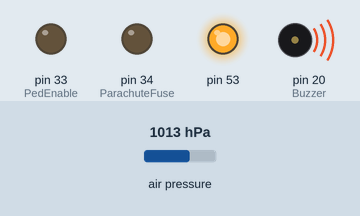
Bench run of a sketch on a simulated Arduino Mega 2560, built with avr-gcc and run on an emulated ATmega2560. Parts: output pins drawn as LEDs (lit = HIGH), buzzer (waves = sounding, pin HIGH). The test bench sets the inputs (shaded band); at power-on: air pressure 1013 hPa. What the sketch prints to the serial monitor is not drawn.

Above: at 0.01 s.
At 3.2 s:
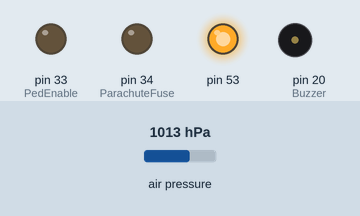
3.3 s: air pressure set to 1025 hPa
Timing chart, 0 to 6.3 s (numbered marks = the images above; inputs shaded):
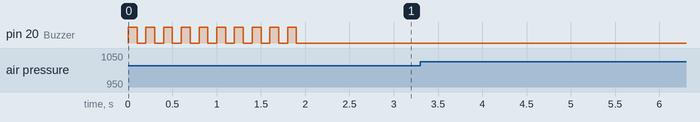

Measured:
- after the input at 3.3 s, every drawn part: stays the same

The sketch:

v1.0.ino
```cpp
#include <Adafruit_BMP280.h>      // For bmp280
#include <SPI.h>                  // For W25Q32 FlashMemory

#define PedSignal 35
#define ParachuteFuse 34
#define PedEnable 33
#define LiftOffCheck 23
#define Buzzer 20
#define FlightRecorderCS 15       // For W25Q32 FlashMemory

struct RecordStruct {             // For W25Q32 FlashMemory
  uint32_t timeFromStart;
  byte State;
  uint16_t Altitude;
  float Longitude;
  float Latitude;
  byte hours;
  byte minutes;
  byte seconds;
};

RecordStruct RecordData;          // For W25Q32 FlashMemory

struct GPS_Data_type{
    float Longitude;
    float Latitude;
    byte hours;
    byte minutes;
    byte seconds;
  };

GPS_Data_type GPS_Data;
uint8_t buff[11];                 // Buffer for parcing GPSdata. Потом нужно обернуть в функцию. Я не победил 8.12


float alt=0.0;                    // For bmp280 Extremum_BMP() function
float alt_start = 0.0;              // For bmp280 Extremum_BMP() function
float alt_prev = 0.0;               // For bmp280 Extremum_BMP() function
int c=0;
int ident_fly = 0;
int apogei = 0;
float max_alt=0.0;
int apogg_if = 0;
const float todaPressure = 1013.25 ;
float start_hight = 0;
float hight_B = 0;
float previous_high=0;
float TEMPERATURE = 0;
float PRESSURE = 0;

Adafruit_BMP280 BMP280;

String data = "";
bool flagGPS;
uint32_t timing;

void setup() {
  pinMode(PedSignal, INPUT);
  pinMode(ParachuteFuse, OUTPUT);
  pinMode(PedEnable, OUTPUT);
  pinMode(LiftOffCheck, INPUT);
  pinMode(Buzzer, OUTPUT);
  pinMode(FlightRecorderCS, OUTPUT);

  if(!BMP280.begin(0x76)){
    ErrorMessage("BMP280_InitError");
  }
  else{
    start_hight = float(BMP280.readAltitude(todaPressure));
  }

  Serial.begin(9600);
  Serial3.begin(9600);
  SPI.begin();

  for(int i=0; i<10; i++){
    digitalWrite(Buzzer, 1);
    delay(100);
    digitalWrite(Buzzer, 0);
    delay(100);
  }

}


void loop(){
  if ( (millis() - timing >= 100) ){
    timing = millis();
    Serial3.println("GPS");
    while(millis() - timing <= 10){
      GPS_Data = pars_structGPS(buff);
    }
    RecordData.timeFromStart = timing;
    RecordData.Altitude = int(BMP280.readAltitude(todaPressure)) - start_hight;
    RecordData.Longitude = GPS_Data.Longitude;
    RecordData.Latitude = GPS_Data.Latitude;
    RecordData.hours = GPS_Data.hours;
    RecordData.minutes = GPS_Data.minutes;
    RecordData.seconds = GPS_Data.seconds;
    dispRecordStruct(RecordData);
  }

   /*
  RecordData = pars_GPS_forRecordStruct();

  if (millis() - timing >= 100){
    timing = millis();
    RecordData.timeFromStart = timing;
    dispRecordStruct(RecordData);


  }
*/
}


// Тест связи.
// Фиксация в бортовой ящик временных меток о каждом действии.
// АРМ ракеты до взлёта для контроля чеки. + ответ, что арм произведён.
// Передача данных GPS о месте старта.
// Сигнал об отрыве.
// Передача телеметрии (Min: Высота и GPS + временный метки)
// Сигнал о ракрытиии парашюта по барометру и по таймеру.


// Функция сигнализации при ошибке

void ErrorMessage(String Error){
  // ErrorMessage("GPS_InitError");
  if(Error == "GPS_InitError"){
    while(1){
      for(int i=0; i<4; i++){
        digitalWrite(Buzzer, 1);
        delay(100);
        digitalWrite(Buzzer, 0);
        delay(100);
      }
      delay(1000);
    }
  }
  // ErrorMessage("BMP280_InitError");
  if(Error == "BMP280_InitError"){
    while(1){
      for(int i=0; i<6; i++){
        digitalWrite(Buzzer, 1);
        delay(100);
        digitalWrite(Buzzer, 0);
        delay(100);
      }
      delay(1000);
    }
  }
  // ErrorMessage("MPU6050_InitError");
  if(Error == "MPU6050_InitError"){
    while(1){
      for(int i=0; i<8; i++){
        digitalWrite(Buzzer, 1);
        delay(100);
        digitalWrite(Buzzer, 0);
        delay(100);
      }
      delay(1000);
    }
  }
  // ErrorMessage("Ped_InitError");
  if(Error == "Ped_InitError"){
    while(1){
      for(int i=0; i<10; i++){
        digitalWrite(Buzzer, 1);
        delay(100);
        digitalWrite(Buzzer, 0);
        delay(100);
      }
      delay(1000);
    }
  }
  // ErrorMessage("SD_InitError");
  if(Error == "SD_InitError"){
    while(1){
      for(int i=0; i<12; i++){
        digitalWrite(Buzzer, 1);
        delay(100);
        digitalWrite(Buzzer, 0);
        delay(100);
      }
      delay(1000);
    }
  }
  // ErrorMessage("FlightRecorder_InitError");
  if(Error == "FlightRecorder_InitError"){
    while(1){
      for(int i=0; i<14; i++){
        digitalWrite(Buzzer, 1);
        delay(100);
        digitalWrite(Buzzer, 0);
        delay(100);
      }
      delay(1000);
    }
  }
  // ErrorMessage("HC-12_ConnectionError");
  if(Error == "HC-12_ConnectionError"){
    while(1){
      for(int i=0; i<16; i++){
        digitalWrite(Buzzer, 1);
        delay(100);
        digitalWrite(Buzzer, 0);
        delay(100);
      }
      delay(1000);
    }
  }
}


// Функции для W25Q32 Flash Memory

// startPage is the page number where we want to start the Read fro. It can vary between 0 to 16383 (NUM_BLOCKS*256)-1. NUM_BLOCKS = 64.
// offset is the offset in the start page. It can vary between 0 to 255, since there are 256 bytes in a page.
// size is the amount of data we want to read (in Bytes).
// rData is the pointer to the array where the received data will be stored.
void W25Q_Read (uint32_t startPage, uint8_t offset, uint32_t size, uint8_t *rData){
  uint8_t tData[4];
  uint32_t memAddr = (startPage*256) + offset;
  tData[0] = 0x03;                // enable Read
  tData[1] = (memAddr>>16)&0xFF;  // MSB of the memory Address. ">> 16" выделяет 1 байт
  tData[2] = (memAddr>>8)&0xFF;
  tData[3] = (memAddr)&0xFF;      // LSB of the memory Address
  SPISettings mySet(100000, MSBFIRST, SPI_MODE0);
  SPI.beginTransaction(mySet);
  digitalWrite(FlightRecorderCS, 0);
  SPI.transfer(tData, 4);
  for (uint32_t i=0; i<size; i++) {
    rData[i] = SPI.transfer(0);
  }
  digitalWrite(FlightRecorderCS, 1);
  SPI.endTransaction();
  delay(5);
}


void W25Q_WriteEnable(void){
  uint8_t tData = 0x06;
  SPISettings mySet(100000, MSBFIRST, SPI_MODE0);
  SPI.beginTransaction(mySet);
  digitalWrite(FlightRecorderCS, 0);
  SPI.transfer(tData);
  digitalWrite(FlightRecorderCS, 1);
  SPI.endTransaction();
  delay(5);
}


void W25Q_WriteDisable(void){
  uint8_t tData = 0x04;
  SPISettings mySet(100000, MSBFIRST, SPI_MODE0);
  SPI.beginTransaction(mySet);
  digitalWrite(FlightRecorderCS, 0);
  SPI.transfer(tData);
  digitalWrite(FlightRecorderCS, 1);
  SPI.endTransaction();
  delay(5);
}

// sector = 4 KB or 16 pages
void W25Q_Erase_Sector (uint16_t numsector){
  uint8_t tData[4];
  uint32_t memAddr = numsector*16*256;   // Each sector contains 16 pages * 256 bytes
  W25Q_WriteEnable();
  tData[0] = 0x20;  // Erase sector
  tData[1] = (memAddr>>16)&0xFF;  // MSB of the memory Address
  tData[2] = (memAddr>>8)&0xFF;
  tData[3] = (memAddr)&0xFF; // LSB of the memory Address
  SPISettings mySet(100000, MSBFIRST, SPI_MODE0);
  SPI.beginTransaction(mySet);
  digitalWrite(FlightRecorderCS, 0);
  SPI.transfer(tData, 4);
  digitalWrite(FlightRecorderCS, 1);
  SPI.endTransaction();
  delay(500);
  W25Q_WriteDisable();
}


uint32_t bytestowrite (uint32_t size, uint16_t offset)
{
  if ((size+offset)<256) return size;
  else return 256-offset;
}


// !!! Pages or sectors were cleaned before writing data, and hence any previous data in the page was lost
// page is the start page, where the write will start from.
// offset is the offset on the first page. This can vary between 0 to 255.
// size is the size of data we want to write.
// data is the pointer to the data that we want to write.
void W25Q_Write_Page (uint32_t page, uint16_t offset, uint32_t size, uint8_t *data){
  uint8_t tData[266];
  uint32_t startPage = page;
  uint32_t endPage  = startPage + ((size+offset-1)/256);
  uint32_t numPages = endPage-startPage+1;
  // Erase the sectors
  uint16_t startSector  = startPage/16;
  uint16_t endSector  = endPage/16;
  uint16_t numSectors = endSector-startSector+1;
  for (uint16_t i=0; i<numSectors; i++){
    W25Q_Erase_Sector(startSector++);
  }

  uint32_t dataPosition = 0;
  // write the data
  for (uint32_t i=0; i<numPages; i++){
    uint32_t memAddr = (startPage*256)+offset;
    uint16_t bytesremaining  = bytestowrite(size, offset);
    W25Q_WriteEnable();
    uint32_t indx = 0;
    tData[0] = 0x02;  // page program
    tData[1] = (memAddr>>16)&0xFF;  // MSB of the memory Address
    tData[2] = (memAddr>>8)&0xFF;
    tData[3] = (memAddr)&0xFF; // LSB of the memory Address
    indx = 4;
    uint16_t bytestosend  = bytesremaining + indx;
    for (uint16_t i=0; i<bytesremaining; i++){
      tData[indx++] = data[i+dataPosition];
    }
    SPISettings mySet(100000, MSBFIRST, SPI_MODE0);
    SPI.beginTransaction(mySet);
    digitalWrite(FlightRecorderCS, 0);
    SPI.transfer(tData, bytestosend);
    digitalWrite(FlightRecorderCS, 1);
    SPI.endTransaction();
    startPage++;
    offset = 0;
    size = size-bytesremaining;
    dataPosition = dataPosition+bytesremaining;
    delay(5);
    W25Q_WriteDisable();
  }
}


// The W25Q_Write function will be used to update the data. It takes the following parameters
// page is the start page, where the write will start from.
// offset is the offset on the first page. This can vary between 0 to 255.
// size is the size of data we want to write.
// data is the pointer to the data that we want to write.
void W25Q_Write (uint32_t page, uint16_t offset, uint32_t size, uint8_t *data){
  uint16_t startSector  = page/16;
  uint16_t endSector  = (page + ((size+offset-1)/256))/16;
  uint16_t numSectors = endSector-startSector+1;
  uint8_t previousData[4096];
  uint32_t sectorOffset = ((page%16)*256)+offset;
  uint32_t dataindx = 0;
  for (uint16_t i=0; i<numSectors; i++){
    uint32_t startPage = startSector*16;
    W25Q_Read(startPage, 0, 4096, previousData);
    uint16_t bytesRemaining = bytestowrite(size, sectorOffset);
    for (uint16_t i=0; i<bytesRemaining; i++){
      previousData[i+sectorOffset] = data[i+dataindx];
    }
    W25Q_Write_Page(startPage, 0, 4096, previousData);
    startSector++;
    sectorOffset = 0;
    dataindx = dataindx+bytesRemaining;
    size = size-bytesRemaining;
  }
}


uint8_t W25Q_ReadByte (uint32_t page, uint16_t offset){
  uint32_t memAddr = (page*256)+offset;
  uint8_t tData[4];
  tData[0] = 0x03;                // enable Read
  tData[1] = (memAddr>>16)&0xFF;  // MSB of the memory Address. ">> 16" выделяет 1 байт
  tData[2] = (memAddr>>8)&0xFF;
  tData[3] = (memAddr)&0xFF;      // LSB of the memory Address
  SPISettings mySet(100000, MSBFIRST, SPI_MODE0);
  SPI.beginTransaction(mySet);
  digitalWrite(FlightRecorderCS, 0);
  SPI.transfer(tData, 4);
  uint8_t data = SPI.transfer(0);
  digitalWrite(FlightRecorderCS, 1);
  SPI.endTransaction();
  delay(5);
  return data;
}

void W25Q_WriteByte (uint32_t page, uint16_t offset, uint8_t data){
  uint8_t tData[5];
  uint32_t Addr = (page*256)+offset;
  tData[0] = 0x02;  // page program
  tData[1] = (Addr>>16)&0xFF;  // MSB of the memory Address
  tData[2] = (Addr>>8)&0xFF;
  tData[3] = (Addr)&0xFF; // LSB of the memory Address
  tData[4] = data;
  if (W25Q_ReadByte(page, offset) == 0xFF){
    W25Q_WriteEnable();
    digitalWrite(FlightRecorderCS, 0);
    SPI.transfer(tData, 5);
    digitalWrite(FlightRecorderCS, 1);
    delay(5);
    W25Q_WriteDisable();
  }
}


void FloatToByte(uint8_t *ftoa_bytes_temp,float float_variable){
  union{
    float a;
    uint8_t bytes[4];
  } thing;

  thing.a = float_variable;
  for (uint8_t i = 0; i < 4; i++){
    ftoa_bytes_temp[i] = thing.bytes[i];
  }
}


float ByteToFloat(uint8_t * ftoa_bytes_temp){
  union {
    float a;
    uint8_t bytes[4];
  } thing;

  for (uint8_t i = 0; i < 4; i++) {
    thing.bytes[i] = ftoa_bytes_temp[i];
  }
  float float_variable =  thing.a;
  return float_variable;
}


void W25Q_Write_Float (uint32_t page, uint16_t offset, float data){
  uint8_t tempBytes[4];
  FloatToByte(tempBytes, data);
  for(int i = 0; i < 4; i++){
    W25Q_WriteByte( page, offset+i, tempBytes[i]);
  }
}


float W25Q_Read_Float (uint32_t page, uint16_t offset){
  uint8_t rData[4];
  W25Q_Read(page, offset, 4, rData);
  return (ByteToFloat(rData));
}


void uint32ToByte(uint8_t *ftoa_bytes_temp, uint32_t uint32_variable){
  union{
    uint32_t a;
    uint8_t bytes[4];
  } thing;

  thing.a = uint32_variable;
  for (uint8_t i = 0; i < 4; i++){
    ftoa_bytes_temp[i] = thing.bytes[i];
  }
}

uint32_t ByteToUint32(uint8_t * ftoa_bytes_temp){
  union {
    uint32_t a;
    uint8_t bytes[4];
  } thing;
  for (uint8_t i = 0; i < 4; i++) {
    thing.bytes[i] = ftoa_bytes_temp[i];
  }
  uint32_t uint32_variable =  thing.a;
  return uint32_variable;
}


void W25Q_Write_Single_32B (uint32_t page, uint16_t offset, uint32_t data){
  uint8_t tempBytes[4];
  uint32ToByte(tempBytes, data);
  for(int i = 0; i < 4; i++){
    W25Q_WriteByte( page, offset+i, tempBytes[i]);
  }
}


uint32_t W25Q_Read_Single_32B (uint32_t page, uint16_t offset){
  uint8_t rData[4];
  W25Q_Read(page, offset, 4, rData);
  return (ByteToUint32(rData));
}

uint32_t W25Q_Page(uint32_t Addr){
  return Addr/256;
}

uint32_t W25Q_OffSet(uint32_t Addr){
  return Addr - W25Q_Page(Addr)*256;
}

void W25Q_WriteRecordStruct(uint32_t page, uint16_t offset, RecordStruct str){
  W25Q_Write_Single_32B(page, offset, str.timeFromStart);
  uint32_t Addr = (page*256)+offset + 4;
  page = W25Q_Page(Addr);
  offset = W25Q_OffSet(Addr);
  W25Q_WriteByte(page, offset, str.State);
  Addr = (page*256)+offset + 1;
  page = W25Q_Page(Addr);
  offset = W25Q_OffSet(Addr);
  union{
    uint16_t a;
    uint8_t bytes[4];
  } thing;
  thing.a = str.Altitude;
  W25Q_WriteByte(page, offset, thing.bytes[0]);
  Addr = (page*256)+offset + 1;
  page = W25Q_Page(Addr);
  offset = W25Q_OffSet(Addr);
  W25Q_WriteByte(page, offset, thing.bytes[1]);
  Addr = (page*256)+offset + 1;
  page = W25Q_Page(Addr);
  offset = W25Q_OffSet(Addr);
  W25Q_Write_Float(page, offset, str.Longitude);
  Addr = (page*256)+offset + 4;
  page = W25Q_Page(Addr);
  offset = W25Q_OffSet(Addr);
  W25Q_Write_Float(page, offset, str.Latitude);
  Addr = (page*256)+offset + 4;
  page = W25Q_Page(Addr);
  offset = W25Q_OffSet(Addr);
  W25Q_WriteByte(page, offset, str.hours);
  Addr = (page*256)+offset + 1;
  page = W25Q_Page(Addr);
  offset = W25Q_OffSet(Addr);
  W25Q_WriteByte(page, offset, str.minutes);
  Addr = (page*256)+offset + 1;
  page = W25Q_Page(Addr);
  offset = W25Q_OffSet(Addr);
  W25Q_WriteByte(page, offset, str.seconds);
}

RecordStruct W25Q_ReadRecordStruct(uint32_t page, uint16_t offset){
  RecordStruct str;
  str.timeFromStart = W25Q_Read_Single_32B(page, offset);
  uint32_t Addr = (page*256)+offset + 4;
  page = W25Q_Page(Addr);
  offset = W25Q_OffSet(Addr);
  str.State = W25Q_ReadByte(page, offset);
  Addr = (page*256)+offset + 1;
  page = W25Q_Page(Addr);
  offset = W25Q_OffSet(Addr);
  union{
    uint16_t a;
    uint8_t bytes[4];
  } thing;
  thing.bytes[0] = W25Q_ReadByte(page, offset);
  Addr = (page*256)+offset + 1;
  page = W25Q_Page(Addr);
  offset = W25Q_OffSet(Addr);
  thing.bytes[1] = W25Q_ReadByte(page, offset);
  str.Altitude = thing.a;
  Addr = (page*256)+offset + 1;
  page = W25Q_Page(Addr);
  offset = W25Q_OffSet(Addr);
  str.Longitude = W25Q_Read_Float(page, offset);
  Addr = (page*256)+offset + 4;
  page = W25Q_Page(Addr);
  offset = W25Q_OffSet(Addr);
  str.Latitude = W25Q_Read_Float(page, offset);
  Addr = (page*256)+offset + 4;
  page = W25Q_Page(Addr);
  offset = W25Q_OffSet(Addr);
  str.hours = W25Q_ReadByte(page, offset);
  Addr = (page*256)+offset + 1;
  page = W25Q_Page(Addr);
  offset = W25Q_OffSet(Addr);
  str.minutes = W25Q_ReadByte(page, offset);
  Addr = (page*256)+offset + 1;
  page = W25Q_Page(Addr);
  offset = W25Q_OffSet(Addr);
  str.seconds = W25Q_ReadByte(page, offset);
  return str;
}


void dispRecordStruct(RecordStruct str){
  Serial.print("Time: ");
  Serial.print(str.timeFromStart);
  Serial.print("; ");
  Serial.print("State: ");
  Serial.print((char)str.State);
  Serial.print("; ");
  Serial.print("Altitude: ");
  Serial.print(str.Altitude);
  Serial.print("; ");
  Serial.print("Longitude: ");
  Serial.print(str.Longitude, 6);
  Serial.print("; ");
  Serial.print("Latitude: ");
  Serial.print(str.Latitude, 6);
  Serial.print("; ");

  if (str.hours < 10) Serial.print(F("0"));
  Serial.print(str.hours);
  Serial.print(":");
  if (str.minutes < 10) Serial.print(F("0"));
  Serial.print(str.minutes);
  Serial.print(":");
  if (str.seconds < 10) Serial.print(F("0"));
  Serial.print(str.seconds);

  Serial.println("; ");
}


// Функция для раскрытия парашюта по барометру
/*
void Extremum_BMP(){
  alt = hight_B - start_hight;
  if( (alt > (alt_start + 5)) && (ident_fly < 5) ){
    ident_fly++;
  }

  if( (c == 5) && (ident_fly == 5) && (apogei == 0) ){
    apogei = 1;
    c = 6;
    ident_fly = 6;
    apogg_if = 15;
    digitalWrite(Buzzer, HIGH);
  }
  else{
    if( (alt < alt_prev) && (c < 5) ){
      c = c + 1;
    }
    else{
      c = 0;
    }
  }

  if(alt > max_alt){
    max_alt = alt;
  }

  alt_prev = alt;
}

*/


void dispGPS_Struct(GPS_Data_type str){
  Serial.print("Longitude: ");
  Serial.print(str.Longitude, 6);
  Serial.print("; ");
  Serial.print("Latitude: ");
  Serial.print(str.Latitude, 6);
  Serial.print("; ");

  if (str.hours < 10) Serial.print(F("0"));
  Serial.print(str.hours);
  Serial.print(":");
  if (str.minutes < 10) Serial.print(F("0"));
  Serial.print(str.minutes);
  Serial.print(":");
  if (str.seconds < 10) Serial.print(F("0"));
  Serial.print(str.seconds);

  Serial.println("; ");
}


int parsing(uint8_t *buffer) {
  static bool parseStart = false;
  static byte counter = 0;
  if (Serial3.available()) {
    char in = Serial3.read();
    if (in == '\n' || in == '\r') return 0; // игнорируем перевод строки
    if (in == ';') {        // завершение пакета
      parseStart = false;
      return counter;
    }
    if (in == '$') {        // начало пакета
      parseStart = true;
      counter = 0;
      return 0;
    }
    if (parseStart) {       // чтение пакета
      // - '0' это перевод в число (если отправитель print)
      buffer[counter] = in - 0;
      counter++;
    }
  }
  return 0;
}


GPS_Data_type pars_structGPS(uint8_t *buf){
  GPS_Data_type Strct;
  if (parsing(buf)) {
    uint8_t bytes[4];
    for(int i=0; i<4; i++){
      bytes[i] = buf[i];
    }
    Strct.Longitude = ByteToFloat(bytes);
    for(int i=0; i<4; i++){
      bytes[i] = buf[i+4];
    }
    Strct.Latitude = ByteToFloat(bytes);
    Strct.hours = buf[8];
    Strct.minutes = buf[9];
    Strct.seconds = buf[10];
    return Strct;
  }
}

/*
RecordStruct pars_GPS_forRecordStruct(){
  RecordStruct strct;
  GPS_Data_type buffStrctGPS;
  uint32_t locTiming;
  byte buff[11];
  if ( (millis() - locTiming >= 500) ){
    locTiming = millis();
    Serial3.println("GPS");
    while(millis() - locTiming <= 20){
      buffStrctGPS = pars_structGPS(buff);
    }
  }

  strct.Longitude = buffStrctGPS.Longitude;
  strct.Latitude = buffStrctGPS.Latitude;
  strct.hours = buffStrctGPS.hours;
  strct.minutes = buffStrctGPS.minutes;
  strct.seconds = buffStrctGPS.seconds;

//  dispGPS_Struct(buffStrctGPS);
  return strct;
}
 */
```
